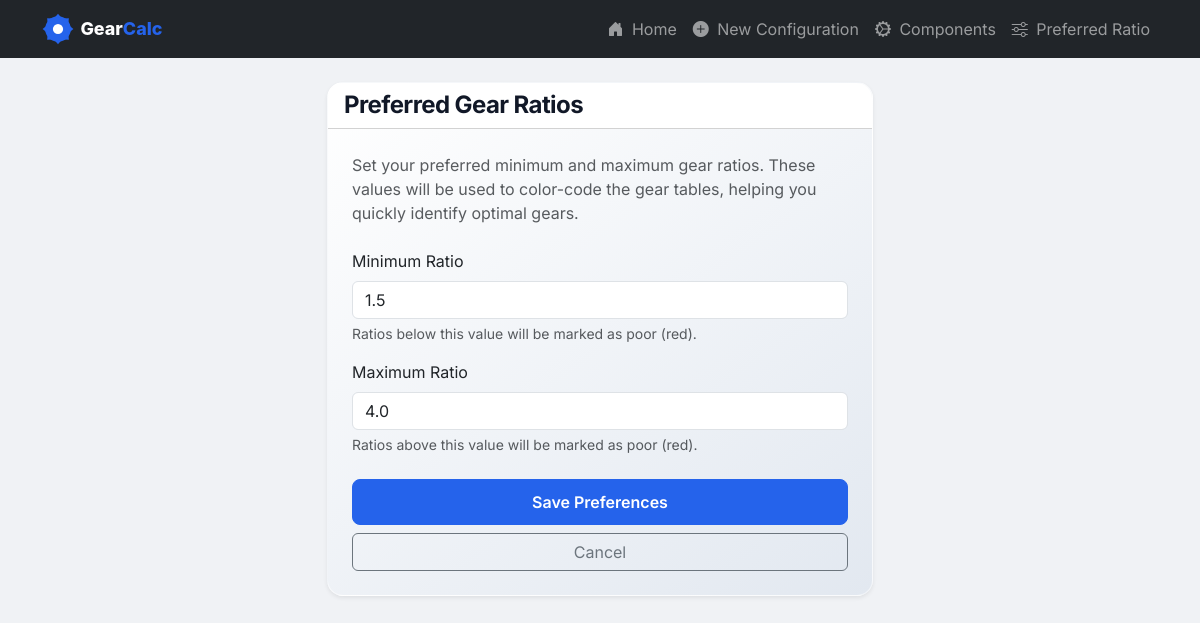
Page /preferences on the earlier database version.
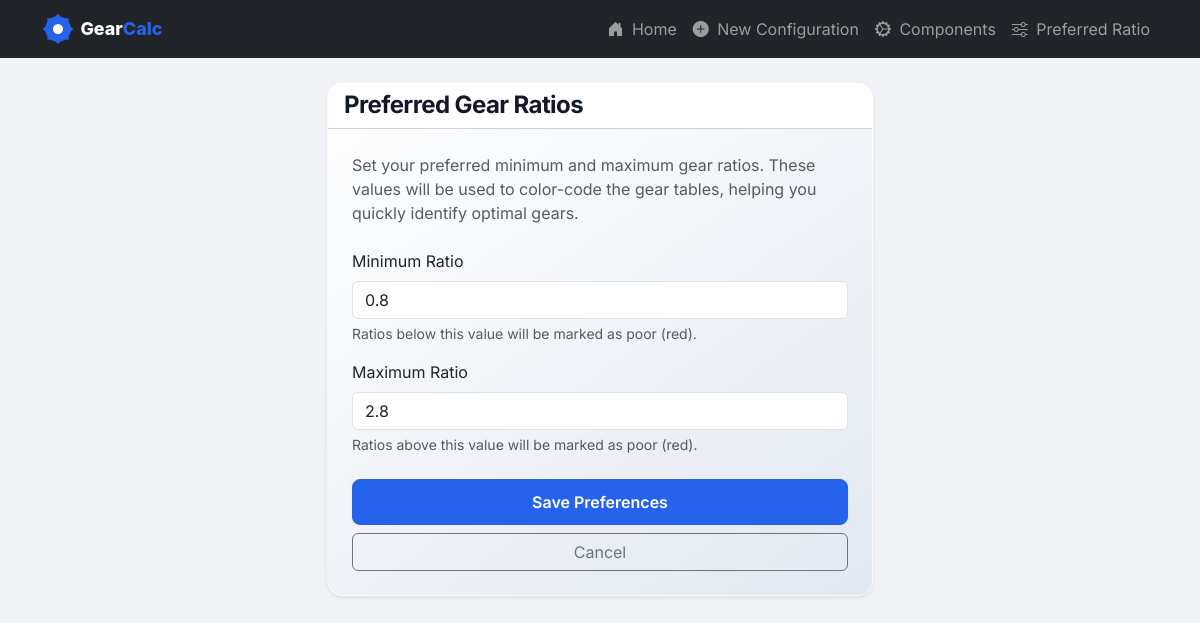
Same page on the later database version.
### database_model.py (models this page shows)
class BaseModel(Model):
    class Meta:
        database = db

class UserPreference(BaseModel): # Inherit from BaseModel for consistency
    min_ratio = FloatField(default=1.0)
    max_ratio = FloatField(default=5.0)

### main.py (the view)
@app.get("/preferences", response_class=HTMLResponse)
async def get_preferences(request: Request):
    prefs = database_manager.get_user_preferences()
    return templates.TemplateResponse("preferences.html", {"request": request, "preferences": prefs})

### templates/preferences.html
{% extends "base.html" %}
{% block content %}
<div class="row justify-content-center">
    <div class="col-md-8 col-lg-6">
        <div class="card shadow-sm">
            <div class="card-header bg-white">
                <h4 class="mb-0">Preferred Gear Ratios</h4>
            </div>
            <div class="card-body">
                <p class="text-muted mb-4">
                    Set your preferred minimum and maximum gear ratios. These values will be used to color-code the gear
                    tables, helping you quickly identify optimal gears.
                </p>
                <form action="/preferences" method="post">
                    <div class="mb-3">
                        <label for="min_ratio" class="form-label">Minimum Ratio</label>
                        <input type="number" step="0.1" class="form-control" id="min_ratio" name="min_ratio"
                            value="{{ preferences.min_ratio }}" required>
                        <div class="form-text">Ratios below this value will be marked as poor (red).</div>
                    </div>
                    <div class="mb-4">
                        <label for="max_ratio" class="form-label">Maximum Ratio</label>
                        <input type="number" step="0.1" class="form-control" id="max_ratio" name="max_ratio"
                            value="{{ preferences.max_ratio }}" required>
                        <div class="form-text">Ratios above this value will be marked as poor (red).</div>
                    </div>
                    <div class="d-grid gap-2">
                        <button type="submit" class="btn btn-primary">Save Preferences</button>
                        <a href="/" class="btn btn-outline-secondary">Cancel</a>
                    </div>
                </form>
            </div>
        </div>
    </div>
</div>
{% endblock %}

### templates/base.html (shortened to what this page needs)
<!DOCTYPE html>
<html lang="en">
<head>
    <link href="https://cdn.jsdelivr.net/npm/bootstrap@5.3.0/dist/css/bootstrap.min.css" rel="stylesheet">
    <link href="https://cdn.jsdelivr.net/npm/tom-select@2.2.2/dist/css/tom-select.bootstrap5.min.css" rel="stylesheet">
    <link href="https://cdn.jsdelivr.net/npm/bootstrap-icons@1.10.0/font/bootstrap-icons.css" rel="stylesheet">
    <link href="/static/css/styles.css?v=2" rel="stylesheet">
</head>
<body>
    <nav class="navbar navbar-expand-lg navbar-dark bg-dark mb-4">
        <div class="container">
            <a class="navbar-brand d-flex align-items-center gap-2" href="/">
                <img src="/static/img/logo.svg" alt="GearCalc" height="32">
            </a>
            <div class="collapse navbar-collapse" id="navbarNav">
                <ul class="navbar-nav ms-auto">
                    <li class="nav-item">
                        <a class="nav-link" href="/"><i class="bi bi-house-door-fill me-1"></i> Home</a>
                    </li>
                    <li class="nav-item">
                        <a class="nav-link" href="/calculator"><i class="bi bi-plus-circle-fill me-1"></i> New
                            Configuration</a>
                    </li>
                    <li class="nav-item">
                        <a class="nav-link" href="/components"><i class="bi bi-gear-wide-connected me-1"></i>
                            Components</a>
                    </li>
                    <li class="nav-item">
                        <a class="nav-link" href="/preferences"><i class="bi bi-sliders me-1"></i> Preferred Ratio</a>
                    </li>
                </ul>
            </div>
        </div>
    </nav>
    <div class="container">
        {% block content %}{% endblock %}
    </div>
</body>
</html>

### static/css/styles.css (style rules this page uses)
body { background-color: #f0f2f5; font-family: 'Inter', system-ui, -apple-system, sans-serif; color: #1a1a1a; -webkit-font-smoothing: antialiased; }
h1, h2, h3, h4, h5, h6 { font-weight: 700; color: #111827; letter-spacing: -0.025em; }
.card { border: 1px solid rgba(255, 255, 255, 0.5); border-radius: 16px; box-shadow: 0 4px 6px -1px rgba(0, 0, 0, 0.05), 0 2px 4px -1px rgba(0, 0, 0, 0.03); transition: all 0.3s cubic-bezier(0.4, 0, 0.2, 1); background: linear-gradient(145deg, #ffffff, #e2e8f0); backdrop-filter: blur(10px); overflow: hidden; }
.card-body { padding: 1.5rem; }
.navbar-brand img { height: 32px; width: auto; }
.btn-primary { background-color: #2563eb; border-color: #2563eb; font-weight: 600; padding: 0.625rem 1.25rem; border-radius: 8px; transition: all 0.2s; }

Differences in the rows shown:
changed UserPreference: min_ratio "1.5" → "0.8"; max_ratio "4.0" → "2.8"
